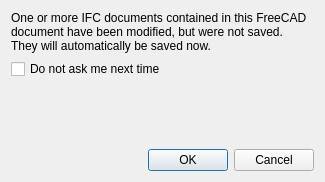
<?xml version="1.0" encoding="UTF-8"?>
<ui version="4.0">
 <class>Dialog</class>
 <widget class="QDialog" name="Dialog">
  <property name="geometry">
   <rect>
    <x>0</x>
    <y>0</y>
    <width>325</width>
    <height>182</height>
   </rect>
  </property>
  <property name="windowTitle">
   <string>Dialog</string>
  </property>
  <layout class="QVBoxLayout" name="verticalLayout">
   <item>
    <widget class="QLabel" name="label">
     <property name="text">
      <string>One or more IFC documents contained in this FreeCAD document have been modified, but were not saved.  They will automatically be saved now.</string>
     </property>
     <property name="wordWrap">
      <bool>true</bool>
     </property>
    </widget>
   </item>
   <item>
    <widget class="QCheckBox" name="checkBox">
     <property name="text">
      <string>Do not ask me next time</string>
     </property>
    </widget>
   </item>
   <item>
    <spacer name="verticalSpacer">
     <property name="orientation">
      <enum>Qt::Vertical</enum>
     </property>
     <property name="sizeHint" stdset="0">
      <size>
       <width>20</width>
       <height>40</height>
      </size>
     </property>
    </spacer>
   </item>
   <item>
    <widget class="QDialogButtonBox" name="buttonBox">
     <property name="orientation">
      <enum>Qt::Horizontal</enum>
     </property>
     <property name="standardButtons">
      <set>QDialogButtonBox::Cancel|QDialogButtonBox::Ok</set>
     </property>
    </widget>
   </item>
  </layout>
 </widget>
 <resources/>
 <connections>
  <connection>
   <sender>buttonBox</sender>
   <signal>accepted()</signal>
   <receiver>Dialog</receiver>
   <slot>accept()</slot>
   <hints>
    <hint type="sourcelabel">
     <x>248</x>
     <y>254</y>
    </hint>
    <hint type="destinationlabel">
     <x>157</x>
     <y>274</y>
    </hint>
   </hints>
  </connection>
  <connection>
   <sender>buttonBox</sender>
   <signal>rejected()</signal>
   <receiver>Dialog</receiver>
   <slot>reject()</slot>
   <hints>
    <hint type="sourcelabel">
     <x>316</x>
     <y>260</y>
    </hint>
    <hint type="destinationlabel">
     <x>286</x>
     <y>274</y>
    </hint>
   </hints>
  </connection>
 </connections>
</ui>
